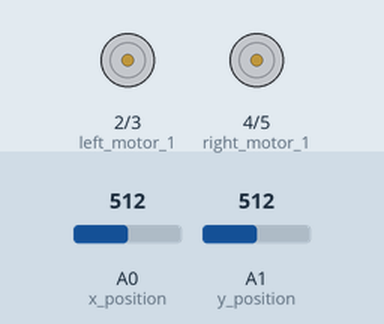
The sketch below on a simulated Arduino Uno, built with avr-gcc and run on an emulated ATmega328P. Shown: motor-driver pin pairs drawn as motors (green arrow = first pin HIGH = forward, orange = second pin HIGH = backward, longer = more drive). The inputs (shaded band) are chosen by the test bench; at power-on: A0 (x_position) = 512, A1 (y_position) = 512.

Above: at 1.2 s.
1.3 s: A0 (x_position) set to 689
2.8 s: A0 (x_position) set to 717
At 3.6 s:
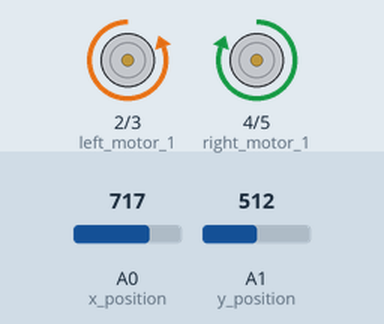
5.8 s: A1 (y_position) set to 683
8.8 s: A1 (y_position) set to 718
At 9.6 s:
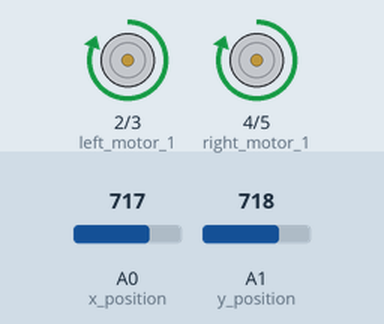
11.8 s: A0 (x_position) set to 290
At 14.6 s:
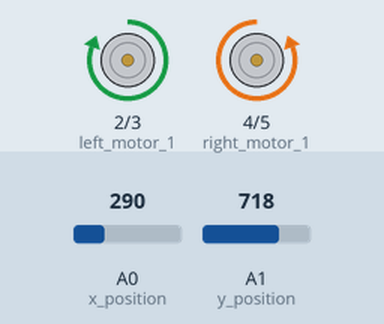
14.8 s: A1 (y_position) set to 290
At 15.5 s:
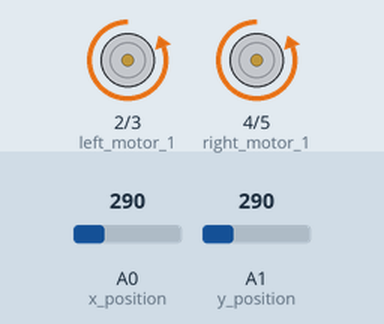
Timing chart, 0 to 18.8 s (numbered marks = the images above; inputs shaded):
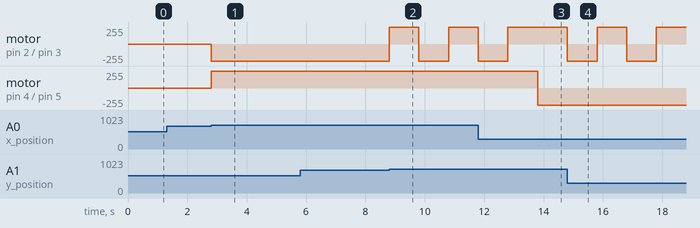

The sketch:

9_Joystick_controlled_robot.ino
```cpp
const int x_position=A0;
const int y_position=A1;

int left_motor_1=2;
int left_motor_2=3;
int right_motor_1=4;
int right_motor_2=5;

void setup()
{
  pinMode(x_position, INPUT);
  pinMode(y_position, INPUT);
  pinMode(right_motor_1, OUTPUT);
  pinMode(right_motor_2, OUTPUT);
  pinMode(left_motor_1, OUTPUT);
  pinMode(left_motor_2, OUTPUT);
}

void rest()
{
  digitalWrite(right_motor_1, LOW);
  digitalWrite(right_motor_2,LOW);
  digitalWrite(left_motor_1, LOW);
  digitalWrite(left_motor_2, LOW);
}

void loop()
{
  int x_value = analogRead(x_position);
  int y_value = analogRead(y_position);

    if(y_value >700)  // forward
    {
     digitalWrite(right_motor_1, HIGH);
     digitalWrite(right_motor_2,LOW);
     digitalWrite(left_motor_1, HIGH);
     digitalWrite(left_motor_2, LOW);
     delay(1000);
     rest();
    }
   if(y_value <300)
   {
    digitalWrite(right_motor_1, LOW);
    digitalWrite(right_motor_2, HIGH);
    digitalWrite(left_motor_1, LOW);
    digitalWrite(left_motor_2, HIGH);
    delay(1000);
    rest();
   }
   if(x_value > 700)
   {
    digitalWrite(right_motor_1, HIGH);
    digitalWrite(right_motor_2, LOW);
    digitalWrite(left_motor_1, LOW);
    digitalWrite(left_motor_2, HIGH);
    delay(1000);
    rest();
   }
   if(x_value <300)
   {
    digitalWrite(right_motor_1, LOW);
    digitalWrite(right_motor_2, HIGH);
    digitalWrite(left_motor_1, HIGH);
    digitalWrite(left_motor_2, LOW);
    delay(1000);
    rest();
   }
}
```

Measured:
- the behaviour switches between 700 and 701 on A0 (x_position) (found by bisection; images 0 and 1)
- the behaviour switches between 700 and 701 on A1 (y_position) (found by bisection; images 1 and 2)
- after the input at 1.3 s, every drawn part: stays the same
- after the input at 2.8 s, motor on pin 2 (left_motor_1) / pin 3 (left_motor_2): stopped → backward 255/255 at once; motor on pin 4 (right_motor_1) / pin 5 (right_motor_2): stopped → forward 255/255 at once
- after the input at 8.8 s, motor on pin 2 (left_motor_1) / pin 3 (left_motor_2): backward 255/255 → forward 255/255 at once, → backward 255/255 1.0 s later, → forward 255/255 1.0 s later
- after the input at 11.8 s, motor on pin 2 (left_motor_1) / pin 3 (left_motor_2): goes on until 12.8 s, then stays forward 255/255; motor on pin 4 (right_motor_1) / pin 5 (right_motor_2): forward 255/255 → backward 255/255 after 2.0 s
- after the input at 14.8 s, motor on pin 2 (left_motor_1) / pin 3 (left_motor_2): alternates forward 255/255 for 1.0 s and backward 255/255 for 1.0 s, starting at once; motor on pin 4 (right_motor_1) / pin 5 (right_motor_2): stops changing and stays backward 255/255
